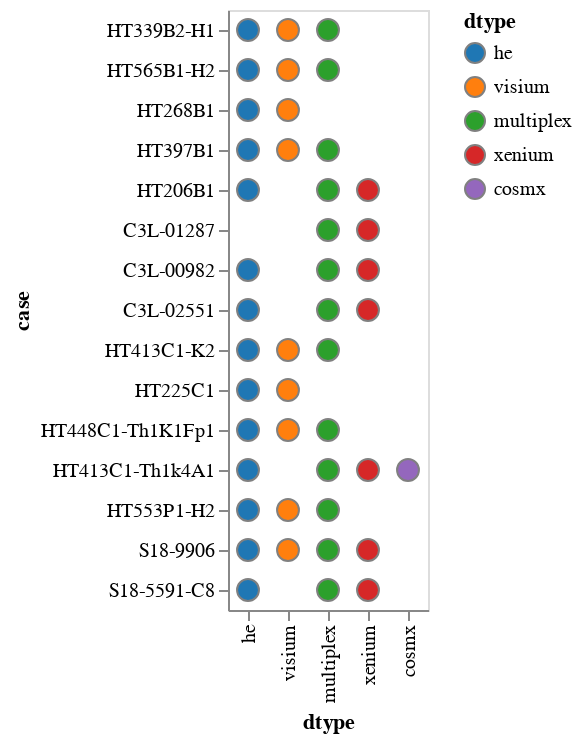

Source (notebook cell):
### Code cell
c = alt.Chart(source).mark_circle(size=120).encode(
    y=alt.Y('case', sort=order),
    x=alt.X('dtype', sort=['he', 'visium', 'multiplex', 'xenium', 'cosmx']),
    color=alt.Color('dtype').scale(domain=domain, range=domain_range)
).configure_circle(
#     thickness=2.6,
    opacity=1.,
    stroke='gray',
    strokeWidth=1
#     bandSize=10,
)
c

### Figure 1 — Vega-Lite specification as saved in the notebook (floating-point values rounded to 4 significant figures)
{"config": {"view": {"continuousWidth": 300, "continuousHeight": 300}, "circle": {"opacity": 1.0, "stroke": "gray", "strokeWidth": 1}}, "data": {"name": "data-07f4082ff61a7c7a5940a3da3a706c59"}, "mark": {"type": "circle", "size": 120}, "encoding": {"color": {"field": "dtype", "scale": {"domain": ["he", "visium", "multiplex", "xenium", "cosmx"], "range": ["#1f77b4", "#ff7f0e", "#2ca02c", "#d62728", "#9467bd"]}, "type": "nominal"}, "x": {"field": "dtype", "sort": ["he", "visium", "multiplex", "xenium", "cosmx"], "type": "nominal"}, "y": {"field": "case", "sort": ["HT339B2-H1", "HT339B2-H1", "HT339B2-H1", "HT565B1-H2", "HT565B1-H2", "HT565B1-H2", "HT268B1", "HT268B1", "HT397B1", "HT397B1", "HT397B1", "HT206B1", "HT206B1", "HT206B1", "C3L-01287", "C3L-01287", "C3L-00982", "C3L-00982", "C3L-00982", "C3L-02551", "C3L-02551", "C3L-02551", "HT413C1-K2", "HT413C1-K2", "HT413C1-K2", "HT225C1", "HT225C1", "HT448C1-Th1K1Fp1", "HT448C1-Th1K1Fp1", "HT448C1-Th1K1Fp1", "HT413C1-Th1k4A1", "HT413C1-Th1k4A1", "HT413C1-Th1k4A1", "HT413C1-Th1k4A1", "HT553P1-H2", "HT553P1-H2", "HT553P1-H2", "S18-9906", "S18-9906", "S18-9906", "S18-9906", "S18-5591-C8", "S18-5591-C8", "S18-5591-C8"], "type": "nominal"}}, "$schema": "https://vega.github.io/schema/vega-lite/v5.16.3.json", "datasets": {"data-07f4082ff61a7c7a5940a3da3a706c59": [{"case": "C3L-00982", "case_order": 6, "dtype": "he"}, {"case": "C3L-00982", "case_order": 6, "dtype": "multiplex"}, {"case": "C3L-00982", "case_order": 6, "dtype": "xenium"}, {"case": "C3L-01287", "case_order": 5, "dtype": "multiplex"}, {"case": "C3L-01287", "case_order": 5, "dtype": "xenium"}, {"case": "C3L-02551", "case_order": 7, "dtype": "he"}, {"case": "C3L-02551", "case_order": 7, "dtype": "multiplex"}, {"case": "C3L-02551", "case_order": 7, "dtype": "xenium"}, {"case": "HT206B1", "case_order": 4, "dtype": "he"}, {"case": "HT206B1", "case_order": 4, "dtype": "multiplex"}, {"case": "HT206B1", "case_order": 4, "dtype": "xenium"}, {"case": "HT225C1", "case_order": 9, "dtype": "he"}, {"case": "HT225C1", "case_order": 9, "dtype": "visium"}, {"case": "HT268B1", "case_order": 2, "dtype": "he"}, {"case": "HT268B1", "case_order": 2, "dtype": "visium"}, {"case": "HT339B2-H1", "case_order": 0, "dtype": "he"}, {"case": "HT339B2-H1", "case_order": 0, "dtype": "multiplex"}, {"case": "HT339B2-H1", "case_order": 0, "dtype": "visium"}, {"case": "HT397B1", "case_order": 3, "dtype": "he"}, {"case": "HT397B1", "case_order": 3, "dtype": "multiplex"}, {"case": "HT397B1", "case_order": 3, "dtype": "visium"}, {"case": "HT413C1-K2", "case_order": 8, "dtype": "he"}, {"case": "HT413C1-K2", "case_order": 8, "dtype": "multiplex"}, {"case": "HT413C1-K2", "case_order": 8, "dtype": "visium"}, {"case": "HT413C1-Th1k4A1", "case_order": 11, "dtype": "cosmx"}, {"case": "HT413C1-Th1k4A1", "case_order": 11, "dtype": "he"}, {"case": "HT413C1-Th1k4A1", "case_order": 11, "dtype": "multiplex"}, {"case": "HT413C1-Th1k4A1", "case_order": 11, "dtype": "xenium"}, {"case": "HT448C1-Th1K1Fp1", "case_order": 10, "dtype": "he"}, {"case": "HT448C1-Th1K1Fp1", "case_order": 10, "dtype": "multiplex"}, {"case": "HT448C1-Th1K1Fp1", "case_order": 10, "dtype": "visium"}, {"case": "HT553P1-H2", "case_order": 12, "dtype": "he"}, {"case": "HT553P1-H2", "case_order": 12, "dtype": "multiplex"}, {"case": "HT553P1-H2", "case_order": 12, "dtype": "visium"}, {"case": "HT565B1-H2", "case_order": 1, "dtype": "he"}, {"case": "HT565B1-H2", "case_order": 1, "dtype": "multiplex"}, {"case": "HT565B1-H2", "case_order": 1, "dtype": "visium"}, {"case": "S18-5591-C8", "case_order": 14, "dtype": "he"}, {"case": "S18-5591-C8", "case_order": 14, "dtype": "multiplex"}, {"case": "S18-5591-C8", "case_order": 14, "dtype": "xenium"}, {"case": "S18-9906", "case_order": 13, "dtype": "he"}, {"case": "S18-9906", "case_order": 13, "dtype": "multiplex"}, {"case": "S18-9906", "case_order": 13, "dtype": "visium"}, {"case": "S18-9906", "case_order": 13, "dtype": "xenium"}]}}
